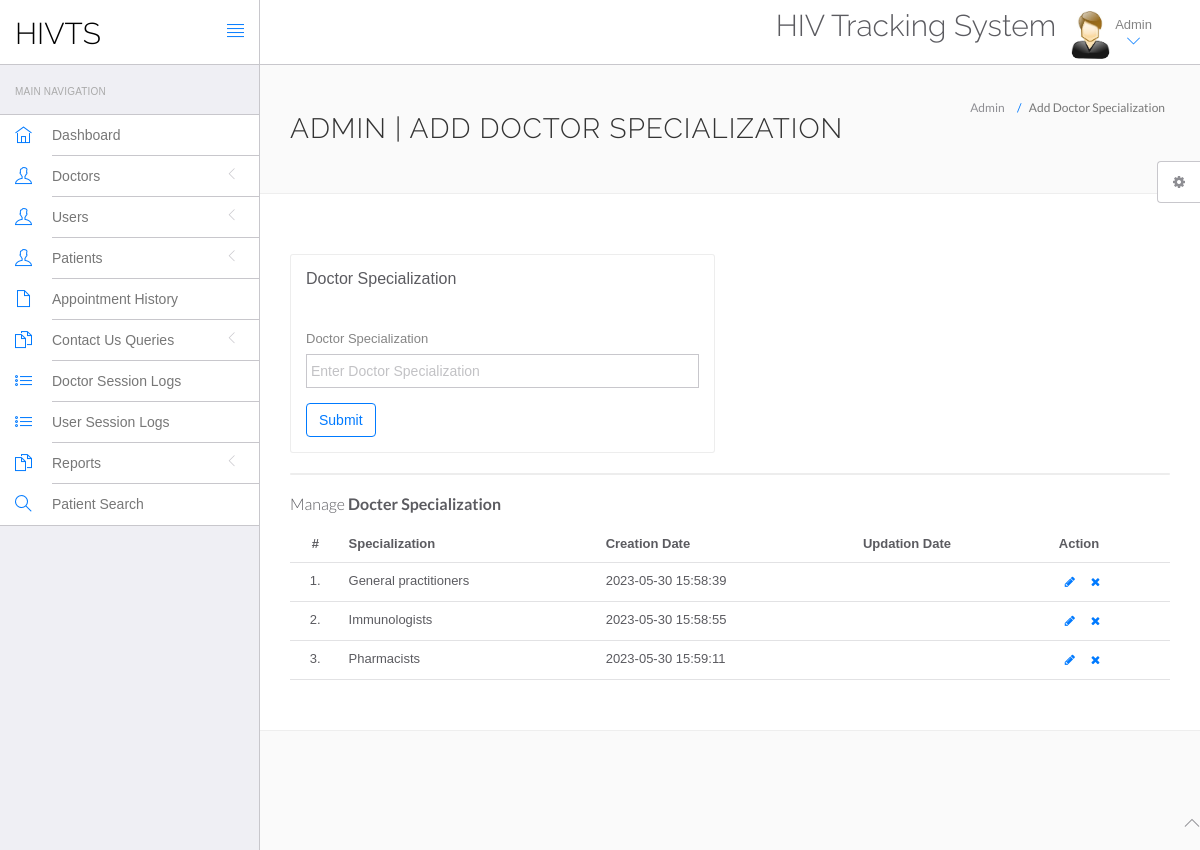
Page /hms/admin/doctor-specilization.php (signed in) on the committed database.
### tables this page shows
CREATE TABLE `doctorspecilization` (
  `id` int(11) NOT NULL,
  `specilization` varchar(255) DEFAULT NULL,
  `creationDate` timestamp NULL DEFAULT current_timestamp(),
  `updationDate` timestamp NULL DEFAULT NULL ON UPDATE current_timestamp()
);

### hms/admin/doctor-specilization.php (the view, shortened to what this page needs)
<?php
include('include/config.php');
if(strlen($_SESSION['id']==0)) {
 header('location:logout.php');
  } else{
?>
<!DOCTYPE html>
<html lang="en">
	<head>
		<link rel="stylesheet" href="vendor/bootstrap/css/bootstrap.min.css">
		<link rel="stylesheet" href="vendor/fontawesome/css/font-awesome.min.css">
		<link rel="stylesheet" href="vendor/themify-icons/themify-icons.min.css">
		<link href="vendor/animate.css/animate.min.css" rel="stylesheet" media="screen">
		<link href="vendor/perfect-scrollbar/perfect-scrollbar.min.css" rel="stylesheet" media="screen">
		<link href="vendor/switchery/switchery.min.css" rel="stylesheet" media="screen">
		<link href="vendor/bootstrap-touchspin/jquery.bootstrap-touchspin.min.css" rel="stylesheet" media="screen">
		<link href="vendor/select2/select2.min.css" rel="stylesheet" media="screen">
		<link href="vendor/bootstrap-datepicker/bootstrap-datepicker3.standalone.min.css" rel="stylesheet" media="screen">
		<link href="vendor/bootstrap-timepicker/bootstrap-timepicker.min.css" rel="stylesheet" media="screen">
		<link rel="stylesheet" href="assets/css/styles.css">
		<link rel="stylesheet" href="assets/css/plugins.css">
		<link rel="stylesheet" href="assets/css/themes/theme-1.css" id="skin_color" />
	</head>
	<body>
		<div id="app">
<?php include('include/sidebar.php');?>
			<div class="app-content">
						<?php include('include/header.php');?>
				<div class="main-content" >
					<div class="wrap-content container" id="container">
						<section id="page-title">
							<div class="row">
								<div class="col-sm-8">
									<h1 class="mainTitle">Admin | Add Doctor Specialization</h1>
																	</div>
								<ol class="breadcrumb">
									<li>
										<span>Admin</span>
									</li>
									<li class="active">
										<span>Add Doctor Specialization</span>
									</li>
								</ol>
							</div>
						</section>
						<div class="container-fluid container-fullw bg-white">
							<div class="row">
								<div class="col-md-12">
									<div class="row margin-top-30">
										<div class="col-lg-6 col-md-12">
											<div class="panel panel-white">
												<div class="panel-heading">
													<h5 class="panel-title">Doctor Specialization</h5>
												</div>
												<div class="panel-body">
													<form role="form" name="dcotorspcl" method="post" >
														<div class="form-group">
															<label for="exampleInputEmail1">
																Doctor Specialization
															</label>
							<input type="text" name="doctorspecilization" class="form-control"  placeholder="Enter Doctor Specialization">
														</div>
														<button type="submit" name="submit" class="btn btn-o btn-primary">
															Submit
														</button>
													</form>
												</div>
											</div>
										</div>
											</div>
										</div>
									<div class="col-lg-12 col-md-12">
											<div class="panel panel-white">
											</div>
										</div>
									</div>
									<div class="row">
								<div class="col-md-12">
									<h5 class="over-title margin-bottom-15">Manage <span class="text-bold">Docter Specialization</span></h5>
									<table class="table table-hover" id="sample-table-1">
										<thead>
											<tr>
												<th class="center">#</th>
												<th>Specialization</th>
												<th class="hidden-xs">Creation Date</th>
												<th>Updation Date</th>
												<th>Action</th>
											</tr>
										</thead>
										<tbody>
<?php
$sql=mysqli_query($con,"select * from doctorSpecilization");
$cnt=1;
while($row=mysqli_fetch_array($sql))
{
?>
											<tr>
												<td class="center"><?php echo $cnt;?>.</td>
												<td class="hidden-xs"><?php echo $row['specilization'];?></td>
												<td><?php echo $row['creationDate'];?></td>
												<td><?php echo $row['updationDate'];?>
												</td>
												<td >
												<div class="visible-md visible-lg hidden-sm hidden-xs">
							<a href="edit-doctor-specialization.php?id=<?php echo $row['id'];?>" class="btn btn-transparent btn-xs" tooltip-placement="top" tooltip="Edit"><i class="fa fa-pencil"></i></a>
	<a href="doctor-specilization.php?id=<?php echo $row['id']?>&del=delete" onClick="return confirm('Are you sure you want to delete?')"class="btn btn-transparent btn-xs tooltips" tooltip-placement="top" tooltip="Remove"><i class="fa fa-times fa fa-white"></i></a>
												</div>
												</td>
											</tr>
											<?php
$cnt=$cnt+1;
											 }?>
										</tbody>
									</table>
								</div>
							</div>
								</div>
							</div>
						</div>
					</div>
				</div>
	<?php include('include/footer.php');?>
	<?php include('include/setting.php');?>
	</body>
</html>
<?php } ?>

### hms/admin/assets/css/themes/theme-1.css (style rules this page uses)
body { background: #FAFAFA; }

### rows in the picture
doctorspecilization: specilization "General practitioners", creationDate "2023-05-30 15:58:39"
doctorspecilization: specilization "Immunologists", creationDate "2023-05-30 15:58:55"
doctorspecilization: specilization "Pharmacists", creationDate "2023-05-30 15:59:11"
